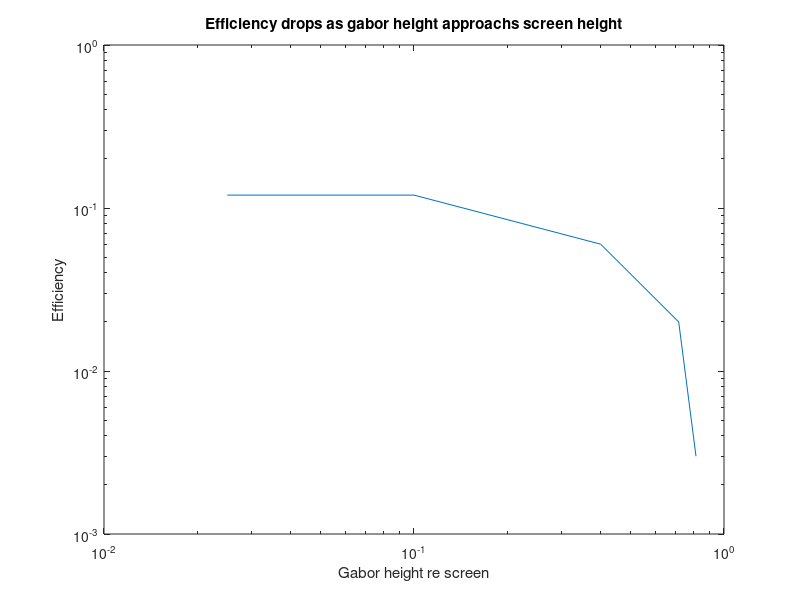

Write the MATLAB code that produced this figure. (Note: this script raises an error after producing the figure.)
% February 25, 2020
% Plotted runNoiseTest.m data from Ashley and Gus to understand why we got
% low efficiency for large gabors, and worse on smaller screen.

figure(1)
x=[32/39.4	32/44.8 8/20. 2/20 0.5/20];
y= [0.003 0.02  0.06 0.12 0.12];
loglog(x,y)
xlabel('Gabor height re screen');
ylabel('Efficiency');
title('Efficiency drops as gabor height approachs screen height');
ax=gca;
ax.TickLength=[0.01 0.025]*2;
ax.FontSize=12;
% Save plot to disk
graphFile=fullfile(fileparts(mfilename('fullpath')),'data','EfficiencyVsSize.eps');
saveas(gcf,graphFile,'epsc');
